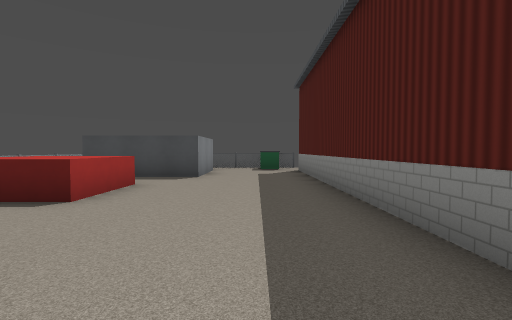
View 1 (above)

19 first-person views from a walk through a 3-D level made in the Godot game engine. The camera is 1.4 m above the floor, tilts 2° down and sees 85° across. The floor is counted in squares, 2 m on a side. Each view is taken from the middle of a square. On the plan, view 1 faces up. The plan holds only what a view shows up to about 9 squares ahead; the rest is blank.

View 2
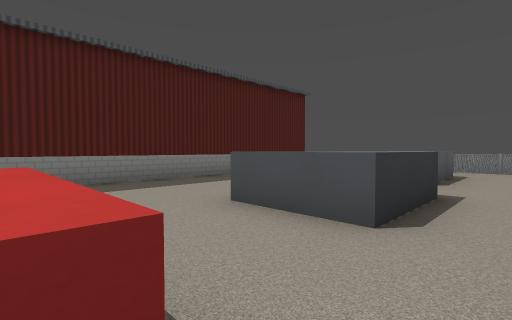

View 3
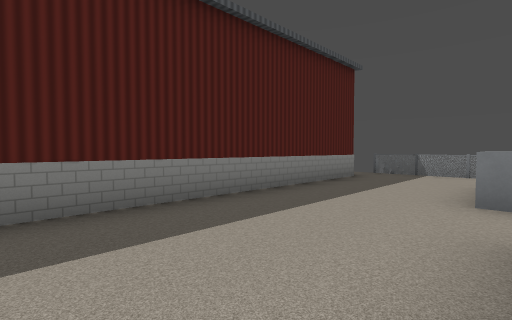

View 4
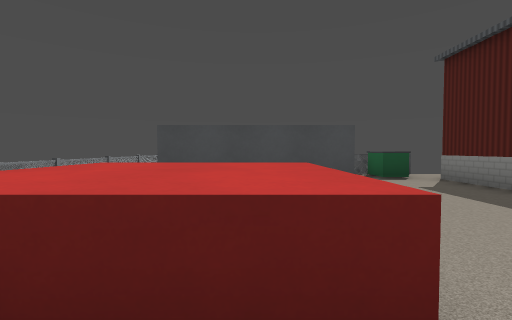

View 5
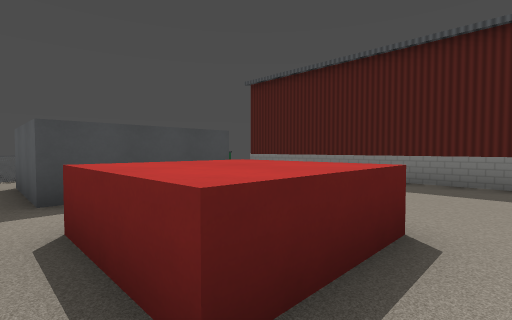

View 6
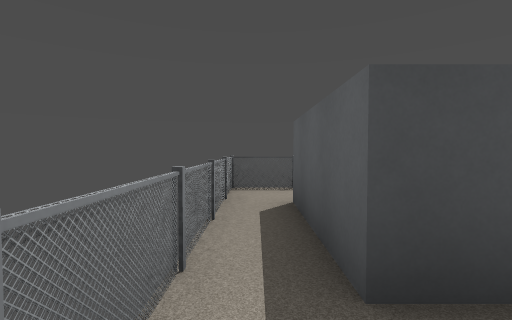

View 7
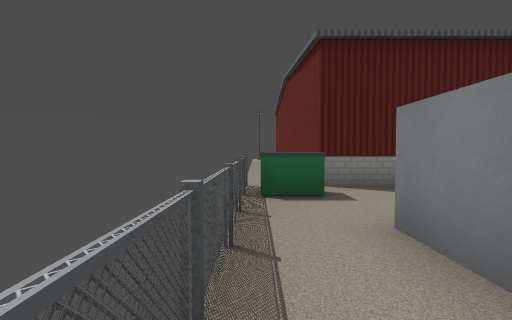

View 8
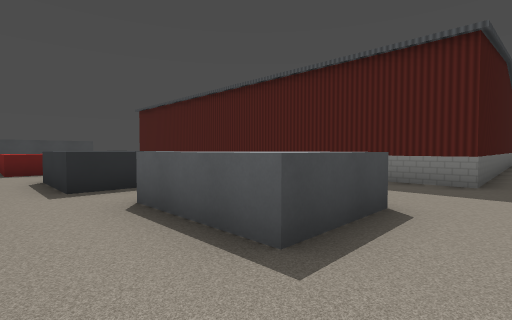

View 9
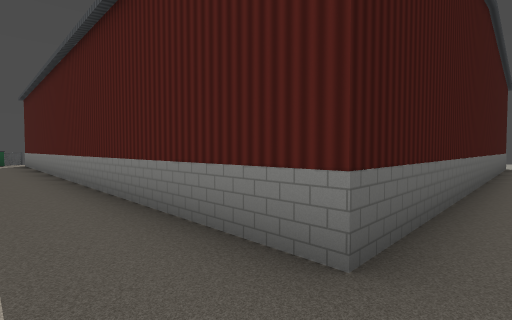

View 10
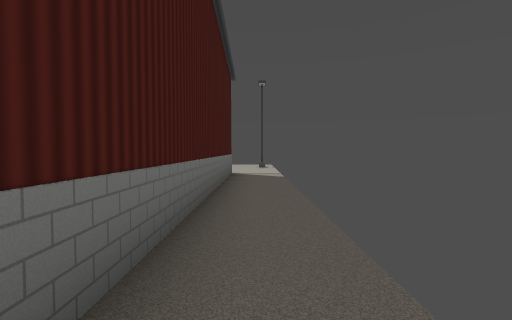

View 11
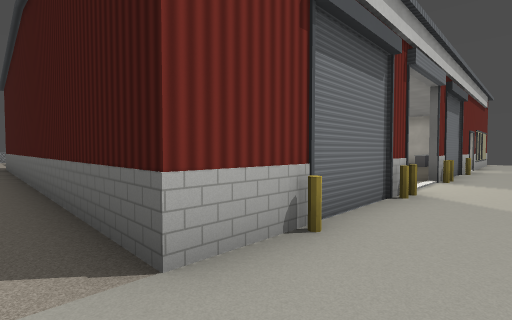

View 12
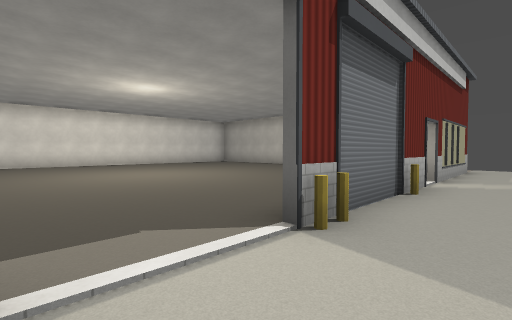

View 13
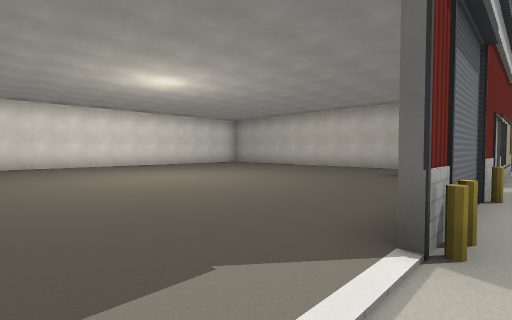

View 14
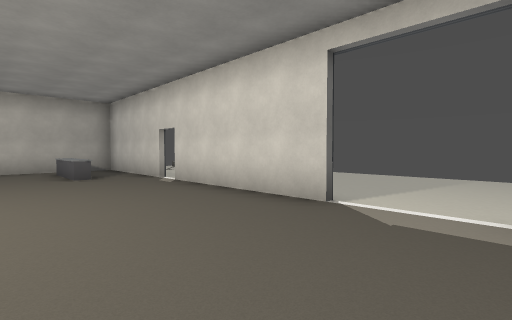

View 15
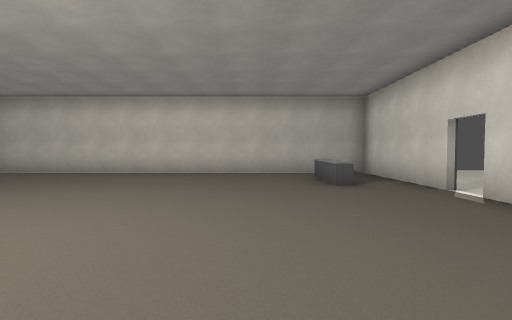

View 16
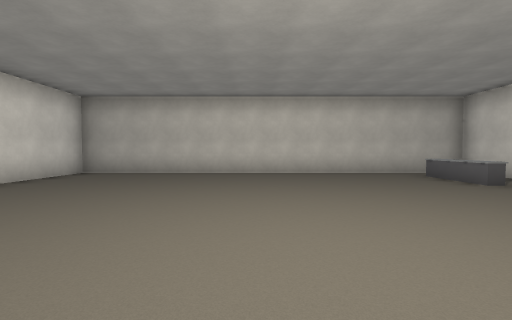

View 17
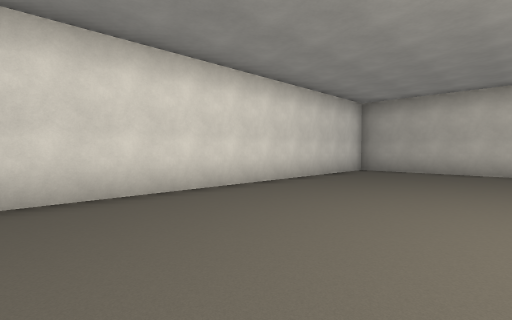

View 18
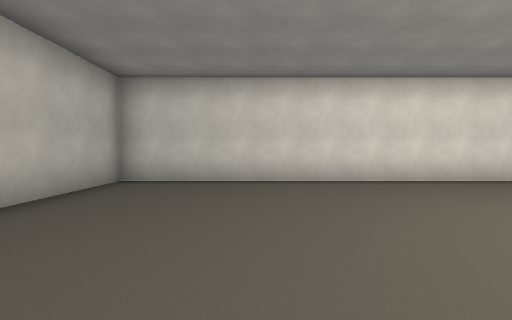

View 19
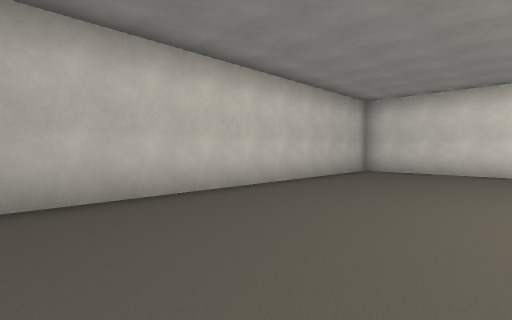

### Floor plan
Key: @ floor where view 1 was taken; # wall or solid block; x gap in a wall; . floor; ^ raised ledge.
Columns run from 6 left of view 1 to 18 right of it. Each row starts with its distance up from view 1.
 12 ########
 11 #.....x.....
 10 #.....^^############.
  9 #.###..#...........#.
  8 #.###..#..........^#...
  7 #......#..........^#..
  6 #......#...........x..
  5  .^^...#...........x..
  4  .^^...#...........#..
  3  ......#...........#.. ..
  2  ......#...........#.....
  1  .^^^..#...........#.....
  0  .^^^.@#.................
 -1  ......#.................
 -2  ......#.......... #..
 -3  ..^^..#.......... #..
 -4  ..^^..#.......... #..
 -5  ......#############..
 -6  .....................
 -7  #######

Where each view was taken, in squares from view 1:
view 1: 0 up, 0 right, facing up
view 2: 4 up, 5 left, facing down-right
view 3: 2 up, 2 left, facing down-right
view 4: 3 up, 3 left, facing up
view 5: 3 up, 5 left, facing up-right
view 6: 6 up, 5 left, facing up
view 7: 11 up, 4 left, facing right
view 8: 6 down, 5 left, facing up-right
view 9: 6 down, 0 right, facing up-right
view 10: 6 down, 5 right, facing right
view 11: 6 down, 15 right, facing up-left
view 12: 1 down, 15 right, facing up-left
view 13: 1 down, 14 right, facing up-left
view 14: 1 down, 10 right, facing up-right
view 15: 1 up, 10 right, facing up
view 16: 1 up, 7 right, facing up
view 17: 0 up, 6 right, facing up-left
view 18: 2 down, 8 right, facing left
view 19: 1 down, 11 right, facing down-left
